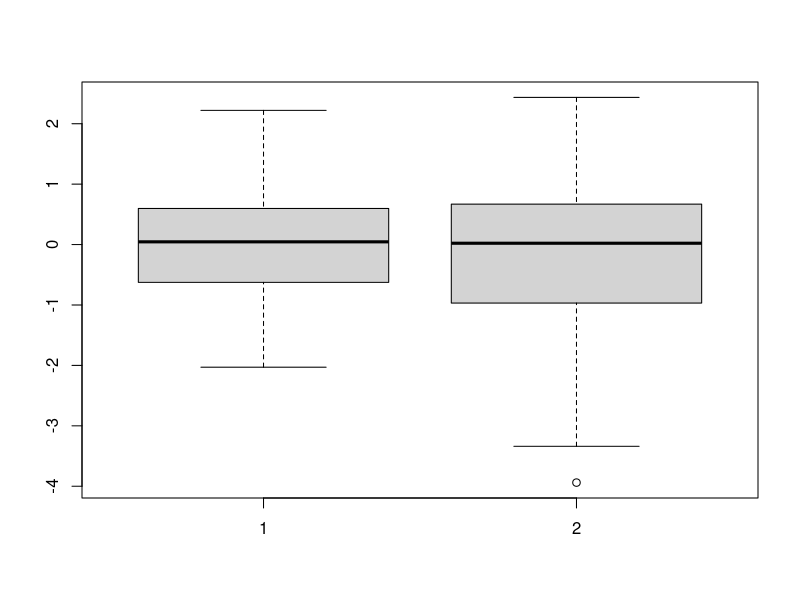

Reproduce this figure in R. (Note: this script raises an error after producing the figure.)
## ---- chunk 1
alpha = c(0.2, 0.1, 0.05, 0.001)
zstar = qnorm(1 - alpha/2)
zstar
## ---- chunk 2
2*(1-pnorm(zstar))
## ---- chunk 3
prop.test(42, 100)
## ---- chunk 4
prop.test(42, 100, conf.level = .9)
## ---- chunk 5
x = rnorm(15, 10, 5)

simple.z.test = function(x, sigma, conf.level=.95) {
  n = length(x)
  xbar = mean(x)
  alpha = 1 - conf.level
  zstar = qnorm(1-alpha/2)
  SE = sigma/sqrt(n)
  xbar + c(-zstar*SE, zstar*SE)
}

simple.z.test(x, 5)
## ---- chunk 6
t.test(x)
## ---- chunk 7
x = rnorm(100); y = rt(100, 9)
boxplot(x, y)
## ---- chunk 8
wilcox.test(exec.pay, conf.int = T, conf.level = .8)
wilcox.test(exec.pay, conf.int = T, conf.level = .95)
## ---- chunk 9
qqnorm(rat)
qqline(rat)

t.test(rat, mu=110)
## ---- chunk 10
qqnorm(puerto)
qqline(puerto)

t.test(puerto, mu=270)
## ---- chunk 11
qqnorm(malpract); qqline(malpract)

wilcox.test(malpract, conf.int = T, conf.level = .9)
